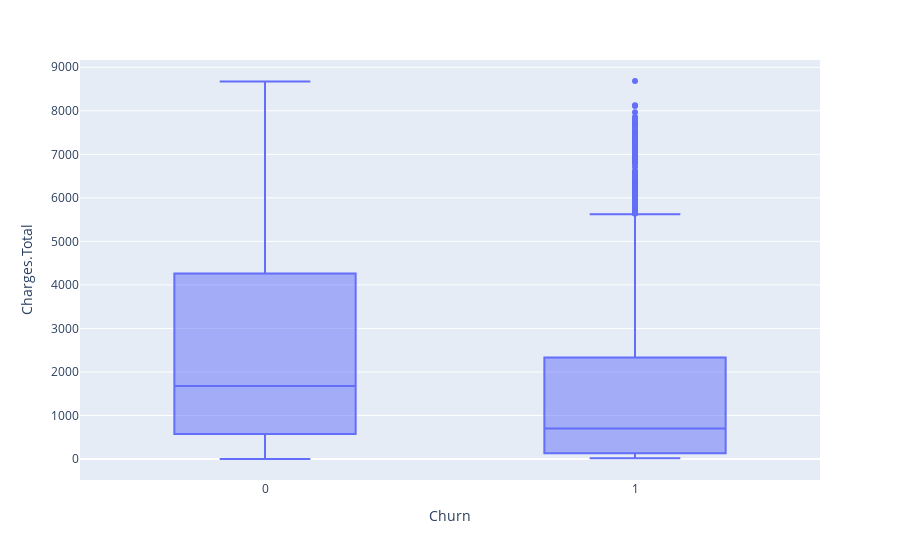

Notebook source saved alongside this figure:
### Code cell
fig = px.box(datos_encoded, x="Churn", y="Charges.Total")

fig.show()

### Figure 1 — Plotly figure (JSON) as saved in the notebook; plotly's stock layout.template omitted (floating-point values rounded to 4 significant figures; data arrays with more than 128 entries replaced by an {"elided": "..."} marker saying what was removed)
{"data": [{"alignmentgroup": "True", "hovertemplate": "Churn=%{x}<br>Charges.Total=%{y}<extra></extra>", "legendgroup": "", "marker": {"color": "#636efa"}, "name": "", "notched": false, "offsetgroup": "", "orientation": "v", "showlegend": false, "type": "box", "x": {"elided": "7043 int values"}, "x0": " ", "xaxis": "x", "y": {"elided": "7043 float values"}, "y0": " ", "yaxis": "y"}], "layout": {"boxmode": "group", "legend": {"tracegroupgap": 0}, "margin": {"t": 60}, "xaxis": {"anchor": "y", "domain": [0, 1], "title": {"text": "Churn"}}, "yaxis": {"anchor": "x", "domain": [0, 1], "title": {"text": "Charges.Total"}}}}
